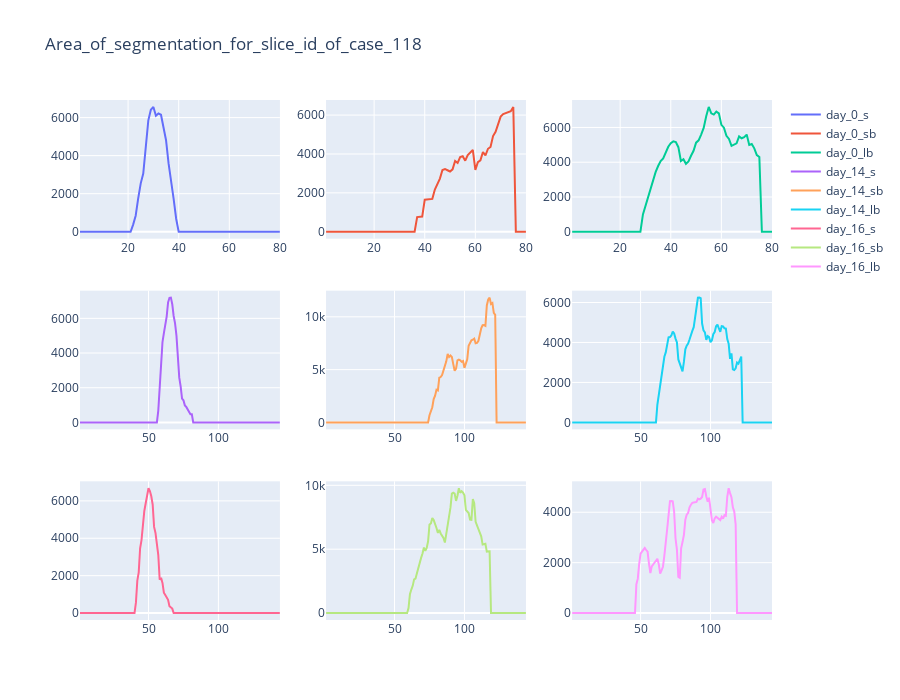

The code cell stored with this chart in its notebook:
### Code cell
show_area_of_case(118)

### Figure 1 — Plotly figure (JSON) as saved in the notebook; plotly's stock layout.template omitted (floating-point values rounded to 4 significant figures; data arrays with more than 128 entries replaced by an {"elided": "..."} marker saying what was removed)
{"data": [{"mode": "lines", "name": "day_0_s", "type": "scatter", "x": [1, 2, 3, 4, 5, 6, 7, 8, 9, 10, 11, 12, 13, 14, 15, 16, 17, 18, 19, 20, 21, 22, 23, 24, 25, 26, 27, 28, 29, 30, 31, 32, 33, 34, 35, 36, 37, 38, 39, 40, 41, 42, 43, 44, 45, 46, 47, 48, 49, 50, 51, 52, 53, 54, 55, 56, 57, 58, 59, 60, 61, 62, 63, 64, 65, 66, 67, 68, 69, 70, 71, 72, 73, 74, 75, 76, 77, 78, 79, 80], "xaxis": "x", "y": [0, 0, 0, 0, 0, 0, 0, 0, 0, 0, 0, 0, 0, 0, 0, 0, 0, 0, 0, 0, 0, 374.6, 839.6, 1748.0, 2543.0, 3055.0, 4602.0, 5853.0, 6414.0, 6560.0, 6098.0, 6217.0, 6148.0, 5452.0, 4812.0, 3589.0, 2747.0, 1730.0, 682.8, 0, 0, 0, 0, 0, 0, 0, 0, 0, 0, 0, 0, 0, 0, 0, 0, 0, 0, 0, 0, 0, 0, 0, 0, 0, 0, 0, 0, 0, 0, 0, 0, 0, 0, 0, 0, 0, 0, 0, 0, 0], "yaxis": "y"}, {"mode": "lines", "name": "day_0_sb", "type": "scatter", "x": [1, 2, 3, 4, 5, 6, 7, 8, 9, 10, 11, 12, 13, 14, 15, 16, 17, 18, 19, 20, 21, 22, 23, 24, 25, 26, 27, 28, 29, 30, 31, 32, 33, 34, 35, 36, 37, 38, 39, 40, 41, 42, 43, 44, 45, 46, 47, 48, 49, 50, 51, 52, 53, 54, 55, 56, 57, 58, 59, 60, 61, 62, 63, 64, 65, 66, 67, 68, 69, 70, 71, 72, 73, 74, 75, 76, 77, 78, 79, 80], "xaxis": "x2", "y": [0, 0, 0, 0, 0, 0, 0, 0, 0, 0, 0, 0, 0, 0, 0, 0, 0, 0, 0, 0, 0, 0, 0, 0, 0, 0, 0, 0, 0, 0, 0, 0, 0, 0, 0, 0, 754.6, 751.9, 781.1, 1645.0, 1669.0, 1703.0, 1690.0, 2171.0, 2420.0, 2734.0, 3178.0, 3228.0, 3162.0, 3098.0, 3210.0, 3645.0, 3539.0, 3837.0, 3879.0, 3653.0, 3943.0, 4086.0, 4206.0, 3178.0, 3579.0, 3674.0, 4100.0, 3924.0, 4267.0, 4360.0, 4923.0, 5138.0, 5479.0, 5922.0, 6052.0, 6106.0, 6159.0, 6201.0, 6419.0, 0, 0, 0, 0, 0], "yaxis": "y2"}, {"mode": "lines", "name": "day_0_lb", "type": "scatter", "x": [1, 2, 3, 4, 5, 6, 7, 8, 9, 10, 11, 12, 13, 14, 15, 16, 17, 18, 19, 20, 21, 22, 23, 24, 25, 26, 27, 28, 29, 30, 31, 32, 33, 34, 35, 36, 37, 38, 39, 40, 41, 42, 43, 44, 45, 46, 47, 48, 49, 50, 51, 52, 53, 54, 55, 56, 57, 58, 59, 60, 61, 62, 63, 64, 65, 66, 67, 68, 69, 70, 71, 72, 73, 74, 75, 76, 77, 78, 79, 80], "xaxis": "x3", "y": [0, 0, 0, 0, 0, 0, 0, 0, 0, 0, 0, 0, 0, 0, 0, 0, 0, 0, 0, 0, 0, 0, 0, 0, 0, 0, 0, 0, 999.0, 1493.0, 2048.0, 2545.0, 3077.0, 3427.0, 3781.0, 4062.0, 4217.0, 4612.0, 4889.0, 5096.0, 5202.0, 5154.0, 4865.0, 4070.0, 4169.0, 3908.0, 4041.0, 4371.0, 4660.0, 5125.0, 5258.0, 5590.0, 5975.0, 6642.0, 7182.0, 6815.0, 6741.0, 6908.0, 6810.0, 6148.0, 5989.0, 5521.0, 5343.0, 4944.0, 5027.0, 5085.0, 5486.0, 5378.0, 5441.0, 5590.0, 4992.0, 5048.0, 4798.0, 4410.0, 4302.0, 0, 0, 0, 0, 0], "yaxis": "y3"}, {"mode": "lines", "name": "day_14_s", "type": "scatter", "x": {"elided": "144 int values"}, "xaxis": "x4", "y": {"elided": "144 float values"}, "yaxis": "y4"}, {"mode": "lines", "name": "day_14_sb", "type": "scatter", "x": {"elided": "144 int values"}, "xaxis": "x5", "y": {"elided": "144 float values"}, "yaxis": "y5"}, {"mode": "lines", "name": "day_14_lb", "type": "scatter", "x": {"elided": "144 int values"}, "xaxis": "x6", "y": {"elided": "144 float values"}, "yaxis": "y6"}, {"mode": "lines", "name": "day_16_s", "type": "scatter", "x": {"elided": "144 int values"}, "xaxis": "x7", "y": {"elided": "144 float values"}, "yaxis": "y7"}, {"mode": "lines", "name": "day_16_sb", "type": "scatter", "x": {"elided": "144 int values"}, "xaxis": "x8", "y": {"elided": "144 float values"}, "yaxis": "y8"}, {"mode": "lines", "name": "day_16_lb", "type": "scatter", "x": {"elided": "144 int values"}, "xaxis": "x9", "y": {"elided": "144 float values"}, "yaxis": "y9"}], "layout": {"height": 700, "title": {"text": "Area_of_segmentation_for_slice_id_of_case_118"}, "width": 900, "xaxis": {"anchor": "y", "domain": [0, 0.2889]}, "xaxis2": {"anchor": "y2", "domain": [0.3556, 0.6444]}, "xaxis3": {"anchor": "y3", "domain": [0.7111, 1]}, "xaxis4": {"anchor": "y4", "domain": [0, 0.2889]}, "xaxis5": {"anchor": "y5", "domain": [0.3556, 0.6444]}, "xaxis6": {"anchor": "y6", "domain": [0.7111, 1]}, "xaxis7": {"anchor": "y7", "domain": [0, 0.2889]}, "xaxis8": {"anchor": "y8", "domain": [0.3556, 0.6444]}, "xaxis9": {"anchor": "y9", "domain": [0.7111, 1]}, "yaxis": {"anchor": "x", "domain": [0.7333, 1]}, "yaxis2": {"anchor": "x2", "domain": [0.7333, 1]}, "yaxis3": {"anchor": "x3", "domain": [0.7333, 1]}, "yaxis4": {"anchor": "x4", "domain": [0.3667, 0.6333]}, "yaxis5": {"anchor": "x5", "domain": [0.3667, 0.6333]}, "yaxis6": {"anchor": "x6", "domain": [0.3667, 0.6333]}, "yaxis7": {"anchor": "x7", "domain": [0, 0.2667]}, "yaxis8": {"anchor": "x8", "domain": [0, 0.2667]}, "yaxis9": {"anchor": "x9", "domain": [0, 0.2667]}}}
